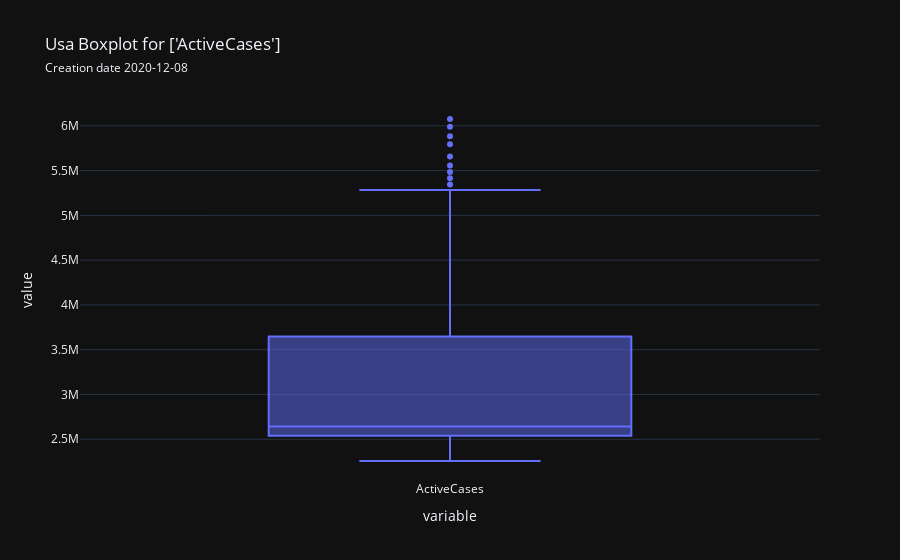

The notebook cell this image was saved under:
### Markdown cell above
#### Measures Boxplot

### Code cell
country.boxplot(['ActiveCases'], save=True)

### Figure 1 — Plotly figure (JSON) as saved in the notebook; plotly's stock layout.template omitted (floating-point values rounded to 4 significant figures)
{"data": [{"alignmentgroup": "True", "hovertemplate": "variable=%{x}<br>value=%{y}<extra></extra>", "legendgroup": "", "marker": {"color": "#636efa"}, "name": "", "notched": false, "offsetgroup": "", "orientation": "v", "quartilemethod": "exclusive", "showlegend": false, "type": "box", "x": ["ActiveCases", "ActiveCases", "ActiveCases", "ActiveCases", "ActiveCases", "ActiveCases", "ActiveCases", "ActiveCases", "ActiveCases", "ActiveCases", "ActiveCases", "ActiveCases", "ActiveCases", "ActiveCases", "ActiveCases", "ActiveCases", "ActiveCases", "ActiveCases", "ActiveCases", "ActiveCases", "ActiveCases", "ActiveCases", "ActiveCases", "ActiveCases", "ActiveCases", "ActiveCases", "ActiveCases", "ActiveCases", "ActiveCases", "ActiveCases", "ActiveCases", "ActiveCases", "ActiveCases", "ActiveCases", "ActiveCases", "ActiveCases", "ActiveCases", "ActiveCases", "ActiveCases", "ActiveCases", "ActiveCases", "ActiveCases", "ActiveCases", "ActiveCases", "ActiveCases", "ActiveCases", "ActiveCases", "ActiveCases", "ActiveCases", "ActiveCases", "ActiveCases", "ActiveCases", "ActiveCases", "ActiveCases", "ActiveCases", "ActiveCases", "ActiveCases", "ActiveCases", "ActiveCases", "ActiveCases", "ActiveCases", "ActiveCases", "ActiveCases", "ActiveCases", "ActiveCases", "ActiveCases", "ActiveCases", "ActiveCases", "ActiveCases", "ActiveCases", "ActiveCases", "ActiveCases", "ActiveCases", "ActiveCases", "ActiveCases", "ActiveCases", "ActiveCases", "ActiveCases", "ActiveCases", "ActiveCases", "ActiveCases", "ActiveCases", "ActiveCases", "ActiveCases", "ActiveCases", "ActiveCases", "ActiveCases", "ActiveCases", "ActiveCases", "ActiveCases", "ActiveCases", "ActiveCases", "ActiveCases", "ActiveCases", "ActiveCases", "ActiveCases", "ActiveCases", "ActiveCases", "ActiveCases", "ActiveCases", "ActiveCases", "ActiveCases", "ActiveCases", "ActiveCases", "ActiveCases", "ActiveCases", "ActiveCases", "ActiveCases", "ActiveCases", "ActiveCases", "ActiveCases", "ActiveCases", "ActiveCases"], "x0": " ", "xaxis": "x", "y": [2256909, 2336231, 2382983, 2453290, 2478249, 2475168, 2469535, 2463800, 2523860, 2528061, 2524624, 2532215, 2519732, 2535624, 2534261, 2559690, 2568089, 2584081, 2566558, 2568919, 2569090, 2540245, 2534772, 2546034, 2529031, 2517393, 2507615, 2527501, 2532536, 2537645, 2525326, 2521937, 2514237, 2521121, 2542939, 2547125, 2542700, 2541787, 2538458, 2537416, 2538869, 2550636, 2563887, 2545144, 2537311, 2542660, 2543512, 2554364, 2561106, 2569697, 2576925, 2571650, 2576157, 2590921, 2607056, 2629387, 2641927, 2643385, 2653646, 2652217, 2692913, 2685430, 2699034, 2709563, 2739993, 2763985, 2771310, 2796529, 2851216, 2889545, 2910616, 2927221, 2958167, 2997421, 3037510, 3091929, 3135220, 3152231, 3192869, 3253703, 3312775, 3400069, 3481981, 3550742, 3601964, 3691107, 3780188, 3893261, 4006718, 4106511, 4157207, 4246946, 4330221, 4417068, 4541248, 4669767, 4759422, 4855617, 4924172, 5040436, 5109790, 5114307, 5223465, 5284195, 5343820, 5415758, 5482844, 5556367, 5656203, 5793413, 5884658, 5988387, 6076037], "y0": " ", "yaxis": "y"}], "layout": {"boxmode": "group", "legend": {"tracegroupgap": 0}, "title": {"text": "Usa Boxplot for ['ActiveCases']<br><span style='font-size: 12px;'>Creation date 2020-12-08</span>"}, "xaxis": {"anchor": "y", "domain": [0.0, 1.0], "title": {"text": "variable"}}, "yaxis": {"anchor": "x", "domain": [0.0, 1.0], "title": {"text": "value"}}}}
